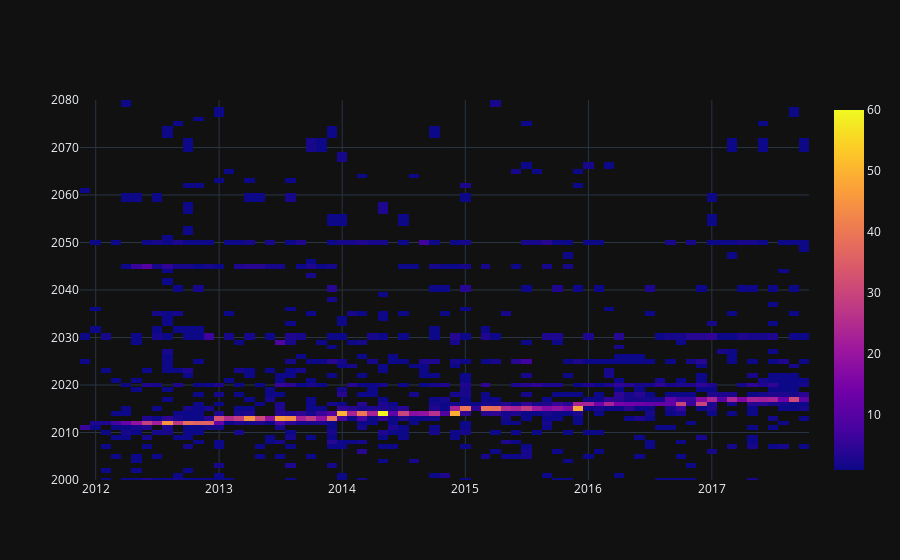

Notebook cell for this chart:
### Code cell
import plotly.graph_objects as go

plotly_data = df_to_plotly(de)
data=go.Heatmap(plotly_data, hovertext=news)
fig = go.Figure(data)
#print(fig.layout.template) #go.layout.("dark_background")
#fig.update_xaxes(range=[1.5, 4.5])
fig.update_yaxes(range=[2000, 2080])


fig.show()

### Figure 1 — Plotly figure (JSON) as saved in the notebook; plotly's stock layout.template omitted (floating-point values rounded to 4 significant figures; data arrays with more than 128 entries replaced by an {"elided": "..."} marker saying what was removed)
{"data": [{"hovertext": {"elided": "1173 str values"}, "type": "heatmap", "x": {"elided": "1173 str values"}, "y": {"elided": "1173 str values"}, "z": {"elided": "1173 int values"}}], "layout": {"yaxis": {"range": [2000, 2080]}}}
